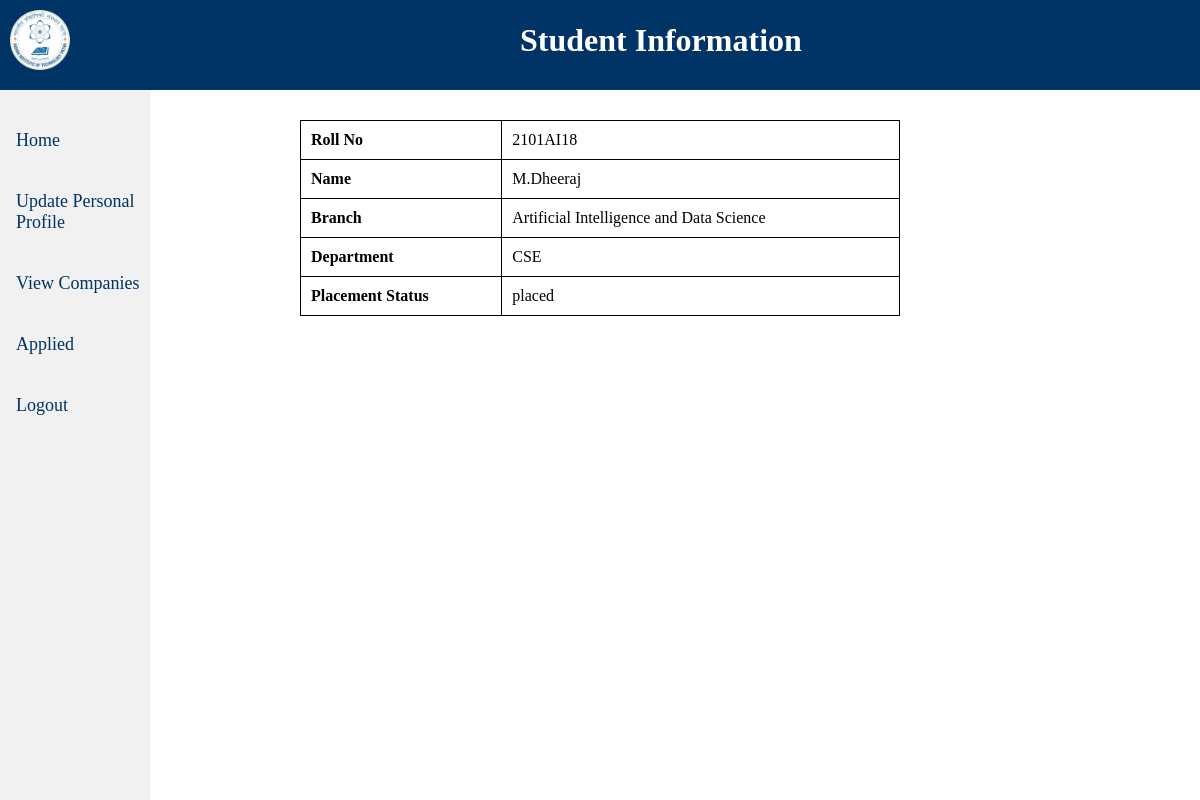
Screenshot of /studentinfo.php (signed in) with the database file from the repository.
### tables this page shows
CREATE TABLE `Students` (
  `rollNo` varchar(20) NOT NULL,
  `name` varchar(100) DEFAULT NULL,
  `password` varchar(50) DEFAULT NULL,
  `marks` double DEFAULT NULL,
  `cpi` double DEFAULT NULL,
  `age` int(11) DEFAULT NULL,
  `branch` varchar(50) DEFAULT NULL,
  `dept` varchar(100) DEFAULT NULL,
  `areaOfIntrest` varchar(100) DEFAULT NULL,
  `year` int(11) DEFAULT NULL,
  `placementStatus` varchar(20) DEFAULT NULL,
  PRIMARY KEY (`rollNo`)
);

### studentinfo.php (the view, shortened to what this page needs)
<!DOCTYPE html>
<html>
<head>
	<?php
$servername = "localhost";
$username = "root";
$password = "dheeraj16";
$dbname = "miniproject";
$conn = mysqli_connect($servername, $username, $password, $dbname);
$rollNo = $_SESSION['rollNo'];
$sql = "SELECT * FROM Students WHERE rollNo = '$rollNo'";
$result = mysqli_query($conn, $sql);
$row = mysqli_fetch_assoc($result);if (!$conn) {
    die("Connection failed: " . mysqli_connect_error());
}
?>
</head>
<body>
	<header>
	    <img src="iit_patna_logo.png" alt="IIT Patna Logo" class="logo" width=60px height=60px>
		<centre>
		<h1>Student Information</h1>
        </centre>
	</header>
	<div class="side-nav">
  <a href="studentinfo.php">Home</a>
  <a href="updateprofile.php">Update Personal Profile</a>
  <a href="viewcompanies.php">View Companies</a>
  <a href="applied.php">Applied</a>
  <a href="studlogin.php">Logout</a>
</div>
	<table>
		<tr>
			<th>Roll No</th>
			<td><?php echo $row["rollNo"]; ?></td>
		</tr>
		<tr>
			<th>Name</th>
			<td><?php echo $row["name"]; ?></td>
		</tr>
		<tr>
			<th>Branch</th>
			<td><?php echo $row["branch"]; ?></td>
		</tr>
		<tr>
			<th>Department</th>
			<td><?php echo $row["dept"]; ?></td>
		</tr>
		<tr>
			<th>Placement Status</th>
			<td><?php echo $row["placementStatus"]; ?></td>
		</tr>
	</table>
</body>
</html>

### studentinfo.php (style rules this page uses)
body { margin: 0; padding: 0; }
header { background-color: #003366; color: white; text-align: center; image-align: left; padding: 20px; display: flex; align-items: center; margin-top: -10px; margin-left: -10px; margin-right: -15px; }
h1 { margin: 0; margin-left: 450px; flex: 1; }
table { border-collapse: collapse; margin: 30px auto; width: 50%; }
th, td { padding: 10px; border: 1px solid black; text-align: left; }
.side-nav { height: 100%; width: 150px; position: fixed; top: 90px; left: 0; background-color: #f1f1f1; overflow-x: hidden; padding-top: 20px; }
.side-nav a { padding: 20px 10px 20px 16px; text-decoration: none; font-size: 18px; color: #003366; display: block; transition: 0.3s; }

### rows the page displays
students: rollNo "2101AI18", name "M.Dheeraj", branch "Artificial Intelligence and Data Science", dept "CSE", placementStatus "placed"
